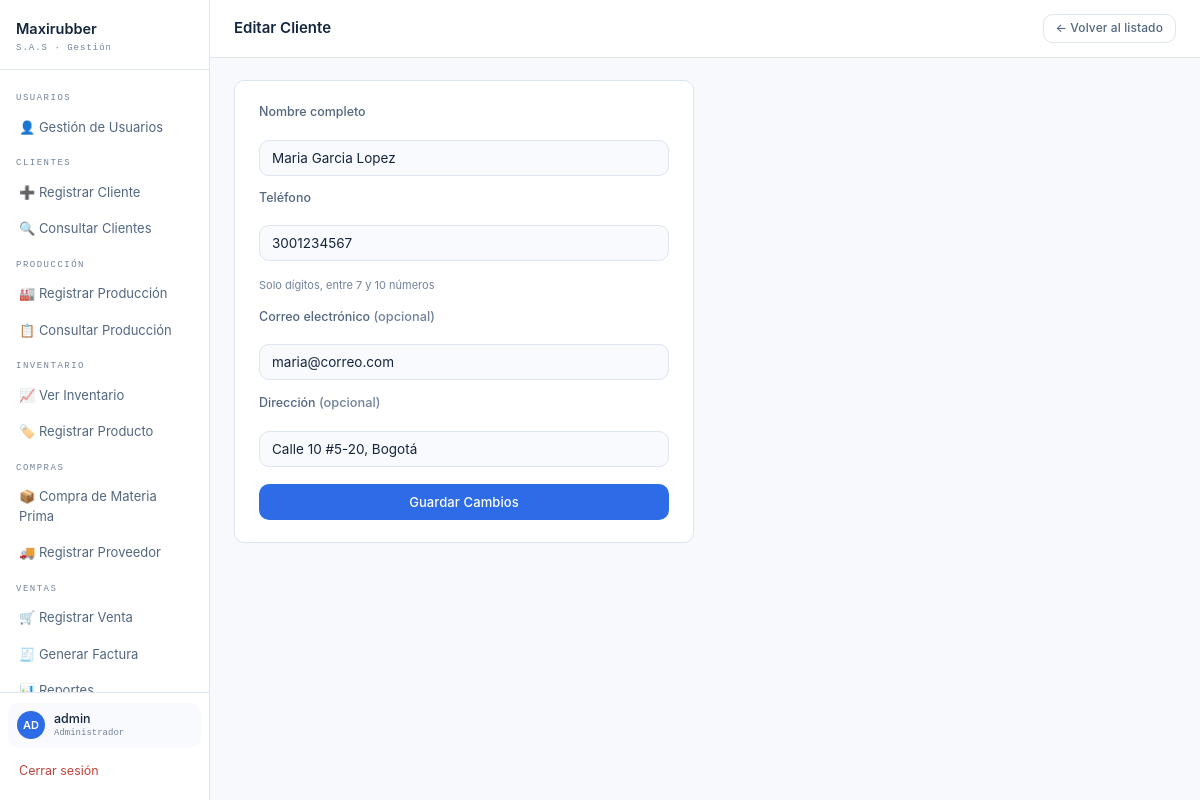
The page /EditarCliente.php?id=1 (signed in) on the database its author committed.
### tables this page shows
CREATE TABLE clientes (
    id          INT UNSIGNED NOT NULL AUTO_INCREMENT,
    nombre      VARCHAR(60)  NOT NULL,
    telefono    VARCHAR(10)  NOT NULL,
    correo      VARCHAR(80)  NULL,
    direccion   VARCHAR(100) NULL,
    created_at  TIMESTAMP    NOT NULL DEFAULT CURRENT_TIMESTAMP,
    PRIMARY KEY (id),
    UNIQUE KEY uq_clientes_telefono (telefono),
    KEY idx_clientes_nombre (nombre)
);

### EditarCliente.php (the view, shortened to what this page needs)
<?php
require_once 'conexion.php';
$id  = (int)($_GET['id'] ?? 0);
$stmt = $pdo->prepare("SELECT * FROM clientes WHERE id = ? LIMIT 1");
$stmt->execute([$id]);
$cliente = $stmt->fetch();
?>
<!DOCTYPE html>
<html lang="es">
<head>
    <link rel="stylesheet" href="estilos.css">
</head>
<body>
<div class="dashboard">
    <?php include 'nav_php.php'; ?>
    <main class="contenido">
        <div class="topbar">
            <h1>Editar Cliente</h1>
            <div class="topbar-actions">
                <a href="ConsultarClientes.php" class="btn btn-ghost btn-sm">← Volver al listado</a>
            </div>
        </div>
        <div style="padding:22px 24px;">
            <div class="form-interior">
                <form method="POST" novalidate>
                    <label>Nombre completo</label>
                    <input type="text" name="nombre" id="nombre" maxlength="60"
                           value="<?= htmlspecialchars($_POST['nombre'] ?? $cliente['nombre']) ?>">
                    <label>Teléfono</label>
                    <input type="tel" name="telefono" id="telefono" maxlength="10"
                           value="<?= htmlspecialchars($_POST['telefono'] ?? $cliente['telefono']) ?>">
                    <small class="field-hint">Solo dígitos, entre 7 y 10 números</small>
                    <label>Correo electrónico
                        <span style="color:var(--text-3);font-size:.8rem;">(opcional)</span>
                    </label>
                    <input type="email" name="correo" id="correo" maxlength="80"
                           value="<?= htmlspecialchars($_POST['correo'] ?? $cliente['correo'] ?? '') ?>">
                    <label>Dirección
                        <span style="color:var(--text-3);font-size:.8rem;">(opcional)</span>
                    </label>
                    <input type="text" name="direccion" id="direccion" maxlength="100"
                           value="<?= htmlspecialchars($_POST['direccion'] ?? $cliente['direccion'] ?? '') ?>">
                    <button type="submit">Guardar Cambios</button>
                </form>
            </div>
        </div>
    </main>
</div>
</body>
</html>

### estilos.css (style rules this page uses)
:root { --bg: #F7F9FC; --bg-2: #FFFFFF; --bg-3: #F8FAFD; --bg-hover: #EEF4FC; --border: #DCE5F0; --blue: #2E6BE6; --blue-soft: #3D7CF5; --blue-dim: rgba(46, 107, 230, 0.12); --amber: #E8A020; --text-1: #14263D; --text-2: #526780; --text-3: #71839A; --success: #27AE7A; --danger: #C0433D; --radius: 10px; --font: 'Inter', -apple-system, 'Segoe UI', Arial, sans-serif; --mono: 'JetBrains Mono', Consolas, 'Courier New', monospace; }
*, *::before, *::after { margin: 0; padding: 0; box-sizing: border-box; }
body { font-family: var(--font); background: var(--bg); color: var(--text-1); min-height: 100vh; font-size: 13.5px; line-height: 1.5; -webkit-font-smoothing: antialiased; }
a { color: var(--blue-soft); text-decoration: none; transition: color .15s; }
h1, h2, h3 { color: var(--text-1); font-weight: 600; margin-bottom: 14px; }
h1 { font-size: 1.4rem; }
label { display: block; font-size: .78rem; font-weight: 500; color: var(--text-2); margin-bottom: 5px; }
input, select, textarea { width: 100%; padding: 9px 12px; background: var(--bg-3); border: 1px solid var(--border); border-radius: var(--radius); color: var(--text-1); font-family: var(--font); font-size: 13.5px; outline: none; transition: border-color .15s, box-shadow .15s; appearance: none; }
input::placeholder, textarea::placeholder { color: var(--text-3); font-size: 12px; }
form { display: flex; flex-direction: column; gap: 13px; }
.field-hint { display: block; font-size: 11px; color: var(--text-3); margin-top: 3px; }
button, .btn { font-family: var(--font); font-size: 13px; font-weight: 500; padding: 9px 16px; border-radius: var(--radius); border: none; cursor: pointer; transition: background .15s, color .15s, border-color .15s; text-decoration: none; display: inline-block; text-align: center; letter-spacing: .1px; line-height: 1.4; }
button { background: var(--blue); color: #fff; width: 100%; }
.btn { width: auto; background: var(--blue); color: #fff; }
.btn-ghost { background: transparent; color: var(--text-2); border: 1px solid var(--border); }
.btn-sm { padding: 5px 12px; font-size: 12px; }
.dashboard { display: flex; min-height: 100vh; }
.contenido { flex: 1; display: flex; flex-direction: column; min-width: 0; overflow: hidden; }
.topbar { display: flex; align-items: center; justify-content: space-between; padding: 14px 24px; border-bottom: 1px solid var(--border); background: var(--bg-2); flex-shrink: 0; }
.topbar h1 { font-size: 15px; font-weight: 600; margin: 0; }
.topbar-actions { display: flex; gap: 8px; align-items: center; }
.form-interior { background: var(--bg-2); border: 1px solid var(--border); border-radius: var(--radius); padding: 22px 24px; max-width: 460px; }
.form-interior button { width: 100%; margin-top: 4px; }

### rows shown on the page
clientes: nombre "Maria Garcia Lopez", telefono "3001234567", correo "maria@correo.com", direccion "Calle 10 #5-20, Bogotá"

### other values the page prints
$label "USUARIOS"
$item['texto'] "👤 Gestión de Usuarios"
$label "CLIENTES"
$item['texto'] "➕ Registrar Cliente"
$item['texto'] "🔍 Consultar Clientes"
$label "PRODUCCIÓN"
$item['texto'] "🏭 Registrar Producción"
$item['texto'] "📋 Consultar Producción"
$label "INVENTARIO"
$item['texto'] "📈 Ver Inventario"
$item['texto'] "🏷️ Registrar Producto"
$label "COMPRAS"
$item['texto'] "📦 Compra de Materia Prima"
$item['texto'] "🚚 Registrar Proveedor"
$label "VENTAS"
